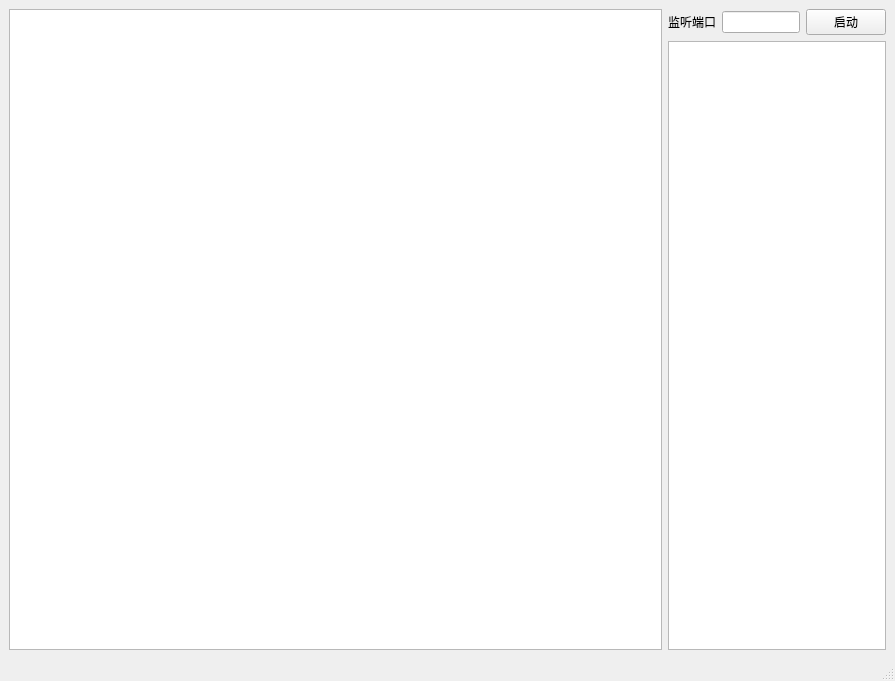
<?xml version="1.0" encoding="UTF-8"?>
<ui version="4.0">
 <class>MainWindow</class>
 <widget class="QMainWindow" name="MainWindow">
  <property name="geometry">
   <rect>
    <x>0</x>
    <y>0</y>
    <width>895</width>
    <height>681</height>
   </rect>
  </property>
  <property name="windowTitle">
   <string>MainWindow</string>
  </property>
  <widget class="QWidget" name="centralwidget">
   <layout class="QHBoxLayout" name="horizontalLayout" stretch="3,1">
    <item>
     <widget class="QTextBrowser" name="textBrowser"/>
    </item>
    <item>
     <widget class="QWidget" name="widget_right" native="true">
      <layout class="QGridLayout" name="gridLayout_2">
       <property name="leftMargin">
        <number>0</number>
       </property>
       <property name="topMargin">
        <number>0</number>
       </property>
       <property name="rightMargin">
        <number>0</number>
       </property>
       <property name="bottomMargin">
        <number>0</number>
       </property>
       <item row="1" column="1">
        <widget class="QLineEdit" name="lineEdit_port"/>
       </item>
       <item row="1" column="0">
        <widget class="QLabel" name="label_listen">
         <property name="text">
          <string>监听端口</string>
         </property>
        </widget>
       </item>
       <item row="1" column="2">
        <widget class="QPushButton" name="btn_start">
         <property name="text">
          <string>启动</string>
         </property>
        </widget>
       </item>
       <item row="2" column="0" colspan="3">
        <widget class="QListWidget" name="listWidget"/>
       </item>
      </layout>
     </widget>
    </item>
   </layout>
  </widget>
  <widget class="QMenuBar" name="menubar">
   <property name="geometry">
    <rect>
     <x>0</x>
     <y>0</y>
     <width>895</width>
     <height>23</height>
    </rect>
   </property>
  </widget>
  <widget class="QStatusBar" name="statusbar"/>
 </widget>
 <resources/>
 <connections/>
</ui>
